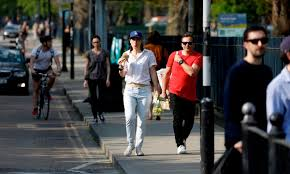
#> input picture 3.jfif, 290 x 174 px, given in place of .jfif, which was not available
$ jupyter execute majorproject1.ipynb   (older library calls are emulated)
#> lines starting #> are read from the running program, lines starting #| are printed output that depends on the picture; pictures that were not available may be replaced by others from this repository, and a replacement may not be noted
[cell 1]
import cv2
import numpy as np
import sys
from tkinter.filedialog import askopenfilename

[cell 2]
from PIL import Image

img = Image.open('.jfif') # image extension *.png,*.jpg
#> img is the input picture: PIL image 290x174 RGB; mean R, G, B 69.2, 67.5, 67
new_width  = 299
new_height = 197
img = img.resize((new_width, new_height), Image.ANTIALIAS)
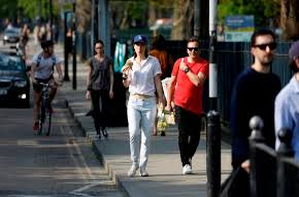
#> img: PIL image 299x197 RGB; mean R, G, B 69.2, 67.6, 67.1
img.save('duplicate1.jfif') # format may what you want *.png, *jpg, *.gif

[cell 3]
imagePath = sys.argv[1]
cascPath = "haarcascade_pedestrian.xml"

#cascPath = "pedestrian_another.xml"
#cascPath = "haarcascade_fullbody.xml"

[cell 4]
pedsCascade =  cv2.CascadeClassifier(cascPath)

[cell 5]
# Read the image

img = cv2.imread('duplicate1.jfif')
#> img: shape (197, 299, 3)

[cell 6]
#Converting to grayscale
gray = cv2.cvtColor(img, cv2.COLOR_BGR2GRAY)
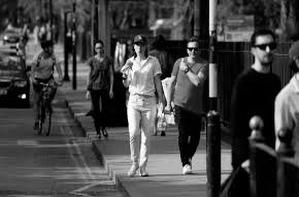
#> gray: shape (197, 299); min 0, max 255, mean 68.1

[cell 7]
# detect pedestrian in pic

peds = pedsCascade.detectMultiScale(
        gray,
        scaleFactor=1.05,
        minNeighbors=3,
        minSize=(40, 40)
)
#> peds = [[16, 22, 51, 146], [164, 36, 52, 148], [78, 27, 54, 153], [206, 26, 56, 159]]

[cell 8]
print("Found {0} pedestrian!".format(len(peds)))
#| Found 4 pedestrian!

[cell 9]
# Draw a rectangle around the peds
for (x, y, w, h) in peds:
    cv2.rectangle(img, (x, y), (x+w, y+h), (0, 255, 255), 2)
#> this loop made 4 passes
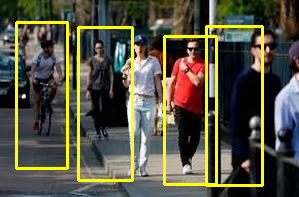
#> img: shape (197, 299, 3); mean B, G, R 61.4, 82.8, 84.4

[cell 10]
status = cv2.imwrite('pedstest2.jpg', img)
print ("Image written to file-system : ",status)
#| Image written to file-system :  True

[cell 11]
from PIL import Image

img = Image.open('pedstest2.jpg') # image extension *.png,*.jpg
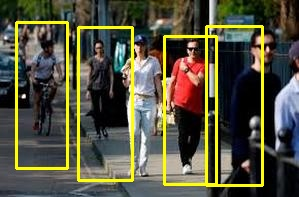
#> img: PIL image 299x197 RGB; mean R, G, B 84.5, 82.9, 63
new_width  = 1920
new_height = 1080
img = img.resize((new_width, new_height), Image.ANTIALIAS)
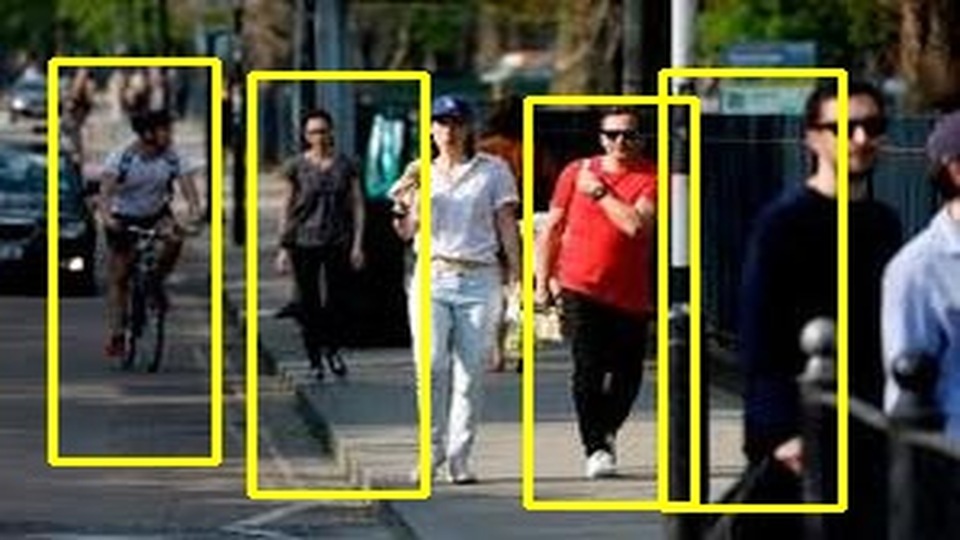
#> img: PIL image 1920x1080 RGB (shown at 1/2 size); mean R, G, B 84.3, 82.7, 63.2
img.save('duplicate1.jfif') # format may what you want *.png, *jpg, *.gif

[cell 12]
image = Image.open('duplicate1.jfif')
image.show()

$ run again, on 6.jfif
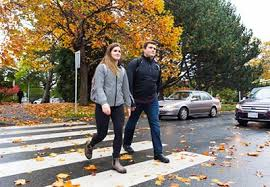
#> input picture 6.jfif, 270 x 187 px, given in place of .jfif, which was not available
#> img is the input picture: PIL image 270x187 RGB; mean R, G, B 132.1, 122.1, 105.4
#> peds = [[123, 25, 55, 154], [222, 6, 58, 162]]
#| Found 2 pedestrian!
#> the loop `for (x, y, w, h) in peds:` made 2 passes
#> after the loop `for (x, y, w, h) in peds:`:
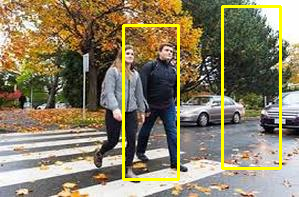
#> img: shape (197, 299, 3); mean B, G, R 100.4, 127.6, 137.3
#| Image written to file-system :  True
#> `img = img.resize((new_width, new_height), Image.ANTIALIAS)`:
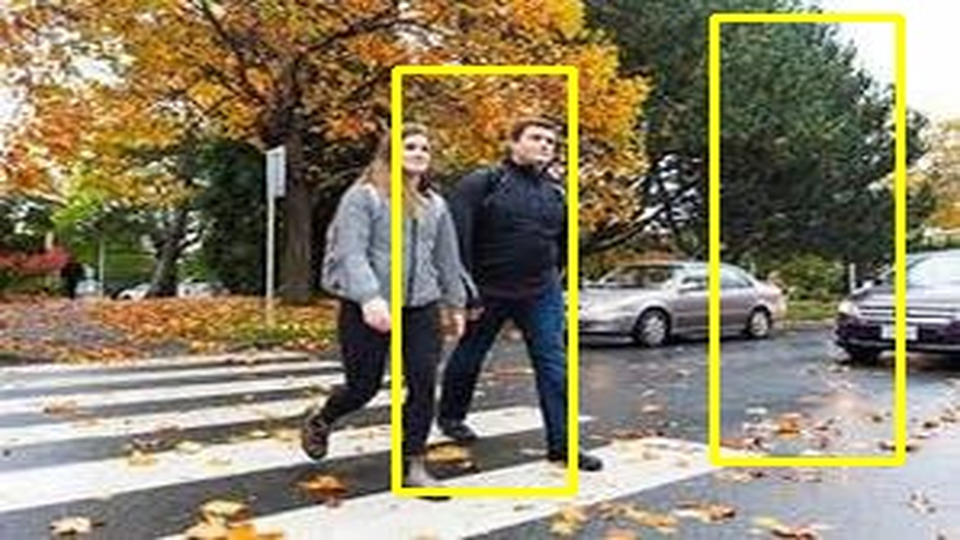
#> img: PIL image 1920x1080 RGB (shown at 1/2 size); mean R, G, B 137.1, 127.5, 100.9

$ run again, on 7.jfif
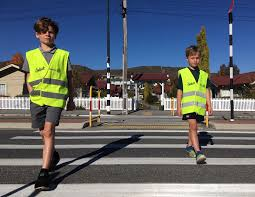
#> input picture 7.jfif, 255 x 197 px, given in place of .jfif, which was not available
#> img is the input picture: PIL image 255x197 RGB; mean R, G, B 96.8, 103.1, 109.5
#> peds = [[206, 30, 52, 147], [25, 18, 57, 160]]
#| Found 2 pedestrian!
#> the loop `for (x, y, w, h) in peds:` made 2 passes
#> after the loop `for (x, y, w, h) in peds:`:
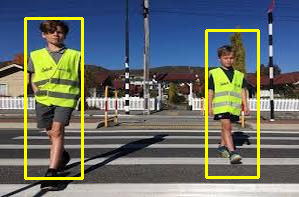
#> img: shape (197, 299, 3); mean B, G, R 105.3, 110.1, 104.1
#| Image written to file-system :  True
#> `img = img.resize((new_width, new_height), Image.ANTIALIAS)`:
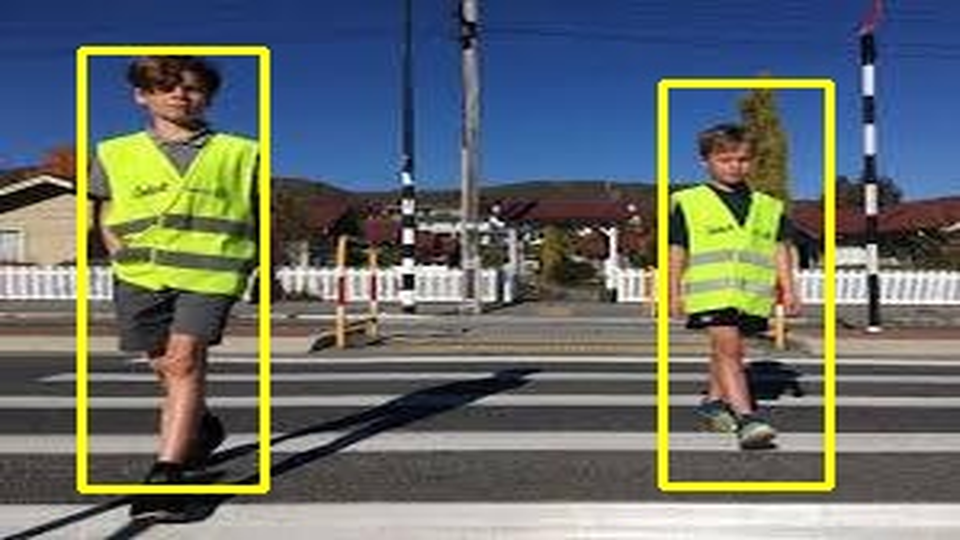
#> img: PIL image 1920x1080 RGB (shown at 1/2 size); mean R, G, B 104, 110, 105.7
